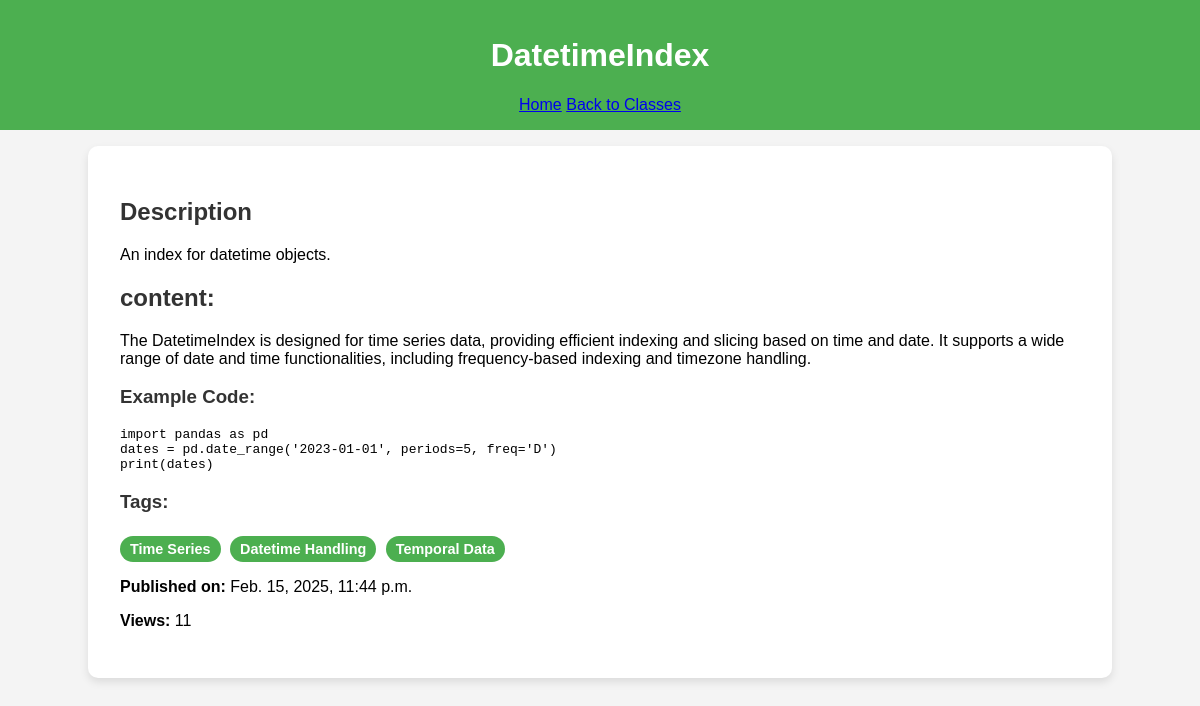
Screenshot of /datetimeindex/ with the database file from the repository.
### app_teaching/models.py (models this page shows, shortened)
class PandasClass(models.Model):
    STATUS_CHOICES = (
        ('draft', 'Draft'),
        ('published', 'Published'),
    )
    title = models.CharField(max_length=100, unique=True)
    description = models.TextField()
    content = models.TextField()
    example_code = models.TextField(blank=True, null=True)
    tags = models.ManyToManyField(Tag, blank=True)
    published = models.DateTimeField(default=timezone.now)
    status = models.CharField(max_length=10, choices=STATUS_CHOICES, default='draft')
    views = models.PositiveIntegerField(default=0)
    slug = models.SlugField(unique=True, blank=True)
    def save(self, *args, **kwargs):
        if not self.slug:
            self.slug = slugify(self.title)
        super().save(*args, **kwargs)

class Tag(models.Model):
    name = models.CharField(max_length=30, unique=True)  # نام تگ (مثل Data Analysis, Indexing)

### app_teaching/views.py (the view)
# urls.py: path('<slug:slug>/', pandas_class_detail, name='pandas_class_detail'),  # نمایش جزئیات هر پست با استفاده از slug
def pandas_class_detail(request, slug):
    pandas_class = get_object_or_404(PandasClass, slug=slug, status='published', published__lte=timezone.now())
    pandas_class.views += 1
    pandas_class.save(update_fields=['views'])
    previous_post = PandasClass.objects.filter(status='published', published__lte=timezone.now(), id__lt=pandas_class.id).order_by('-id').first()
    next_post = PandasClass.objects.filter(status='published', published__lte=timezone.now(), id__gt=pandas_class.id).order_by('id').first()
    return render(request, 'class_detail.html', {
        'pandas_class': pandas_class,
        'previous_post': previous_post,
        'next_post': next_post,
    })

### templates/class_detail.html (shortened to what this page needs)
{% load static %}
<!DOCTYPE html>
<html lang="en">
<head>
    <link rel="stylesheet" href="{% static 'styles.css' %}">
</head>
<body>
    <header>
        <h1>{{ pandas_class.title }}</h1>
        <nav>
            <a href="{% url 'index_view' %}">Home</a>
            <a href="{% url 'pandas_class_list' %}">Back to Classes</a>
        </nav>
    </header>
    <main class="main-content">
        <h2>Description</h2>
        <p>{{ pandas_class.description }}</p>
        <h2>content:</h2>
        <p>{{ pandas_class.content }}</p>
        <h3>Example Code:</h3>
        <pre><code>{{ pandas_class.example_code }}</code></pre>
        <h3>Tags:</h3>
        <div class="tags">
            {% for tag in pandas_class.tags.all %}
                <span class="tag">{{ tag.name }}</span>
            {% empty %}
                <span class="tag no-tag">No tags available</span>
            {% endfor %}
        </div>
        <p><strong>Published on:</strong> {{ pandas_class.published }}</p>
        <p><strong>Views:</strong> {{ pandas_class.views }}</p>
    </main>
</body>
</html>

### static_teaching/styles.css (style rules this page uses)
body { font-family: Arial, sans-serif; margin: 0; padding: 0; background-color: #f4f4f4; }
header { background-color: #4CAF50; color: white; text-align: center; padding: 1rem; }
.main-content, .classes-list { padding: 2rem; background-color: white; margin: 1rem auto; width: 80%; border-radius: 10px; box-shadow: 0 4px 8px rgba(0, 0, 0, 0.1); }
h2, h3 { color: #333; }
.tags { margin-top: 1rem; }
.tag { display: inline-block; background-color: #4CAF50; color: white; padding: 5px 10px; margin: 5px 5px 0 0; border-radius: 20px; font-size: 0.9rem; font-weight: bold; text-transform: capitalize; transition: background-color 0.3s ease; }

### rows the page displays
PandasClass: title "DatetimeIndex", description "An index for datetime objects.", content "The DatetimeIndex is designed for time series data, providing efficient indexing and slicing based on time and date. It supports a wide range of date and time functionalities, including frequency-based indexing and timezone handling.", example_code "import pandas as pd dates = pd.date_range('2023-01-01', periods=5, freq='D') print(dates)", published "Feb. 15, 2025, 11:44 p.m.", views "11"
Tag: name "Time Series"
Tag: name "Datetime Handling"
Tag: name "Temporal Data"
